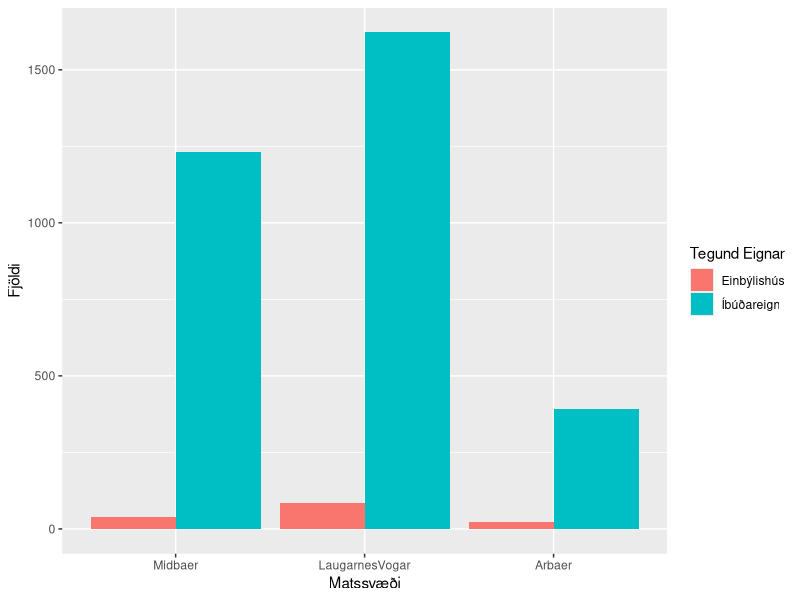
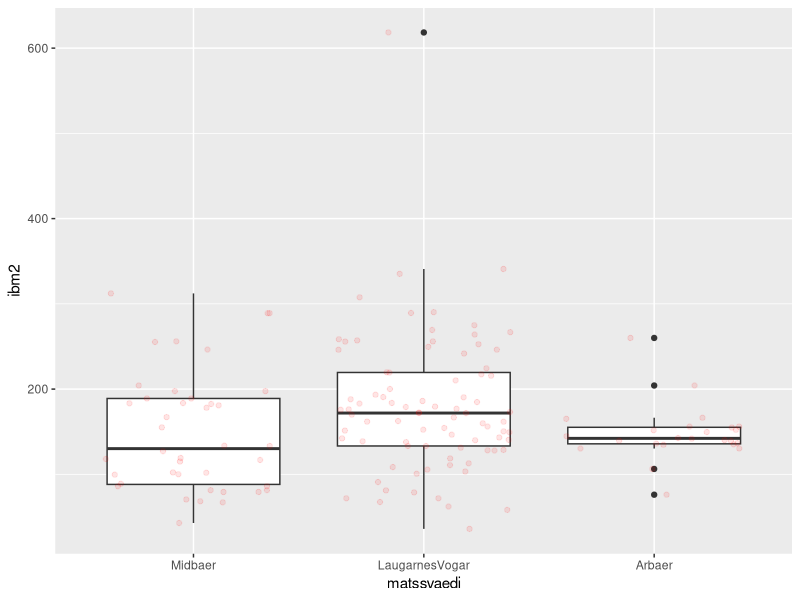
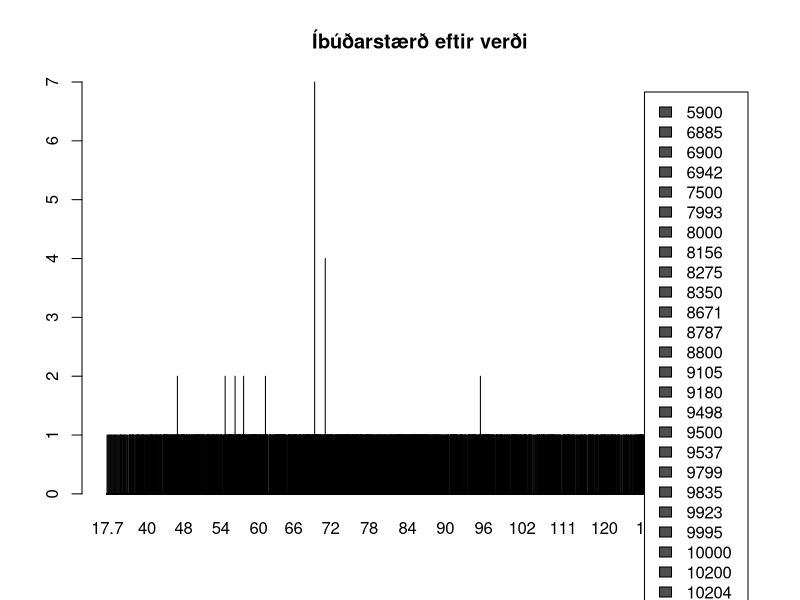

The R source for these figures, in order:
## ---- chunk 1
knitr::opts_chunk$set(echo = TRUE)
library(dplyr)
library(ggplot2)
## ---- chunk 2
thv <- read.table("./data/husnaedi.txt", header = TRUE, sep = ";")
## ---- chunk 3
hverfi <- c(20, 100, 200)
thv <- filter(thv, thv$matssvaedi%in%hverfi)
## ---- chunk 4
str(thv)
##Eins og sjá má eru matssvæðin ranglega skilgreind sem tölugildi. Svo við breytum þeim í faktor og köllum matssvæðin nýjum nöfnum.
thv$matssvaedi <- as.factor(thv$matssvaedi)
levels(thv$matssvaedi) <- c("Midbaer", "LaugarnesVogar", "Arbaer")
str(thv)
## ---- chunk 5
plott1 <- 
  ggplot(aes(matssvaedi), data = thv) +
  geom_bar(position = "dodge", aes(fill = thv$teg_eign)) +

##X og Y labels
  xlab("Matssvæði") + ylab("Fjöldi") +

##Legend
  scale_fill_discrete(name = "Tegund Eignar")

plott1
## ---- chunk 6
einbylishus <- dplyr::filter(thv, teg_eign == "Einbýlishús")
plott2 <- 
  ggplot(aes(matssvaedi, ibm2), data = einbylishus) + geom_boxplot() + geom_jitter(alpha = 0.1, color = "red")

plott2
## ---- chunk 7
ibudir <- filter(thv, teg_eign == "Íbúðareign")
ibudirEftirVerdi <- table(ibudir$nuvirdi,ibudir$ibm2)
barplot(ibudirEftirVerdi, beside=T, legend.text = T, main = "Íbúðarstærð eftir verði")
